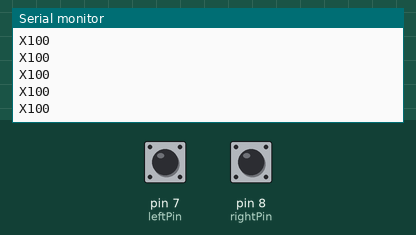
The sketch below on a simulated Arduino Uno, built with avr-gcc and run on an emulated ATmega328P. On the bench: the last lines printed to the serial monitor. The test bench sets the inputs (shaded band); at power-on: pin 7 (leftPin) HIGH, pin 8 (rightPin) HIGH.

Above: at 1.2 s.
1.3 s: pin 7 (leftPin) pulled LOW for 0.15 s
At 1.9 s:
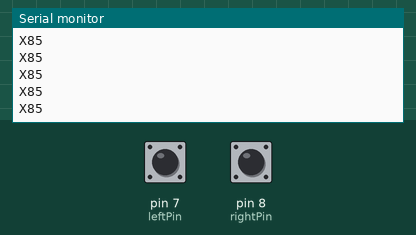
2.9 s: pin 8 (rightPin) pulled LOW for 1 s
At 3.8 s:
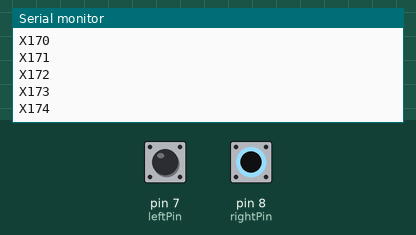
5.4 s: pin 8 (rightPin) pulled LOW for 0.15 s
7.0 s: pin 7 (leftPin) pulled LOW for 1 s
At 7.5 s:
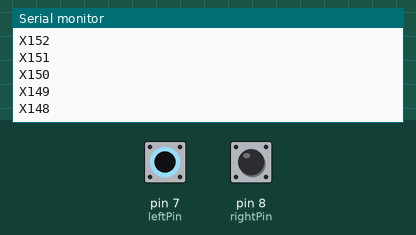
Timing chart, 0 to 10.0 s (numbered marks = the images above; inputs shaded):
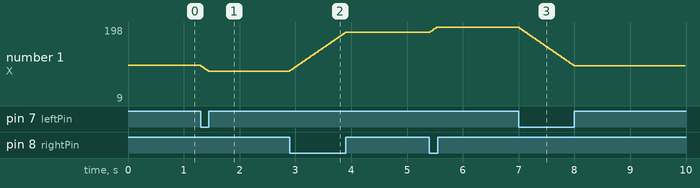

Measured:
- after the input at 1.3 s, the serial monitor: prints a new line at once (image 1)
- after the input at 2.9 s, the serial monitor: prints a new line after 0.15 s (image 2)
- after the input at 7.0 s, the serial monitor: prints a new line after 0.14 s (image 3)
- plotted number 1: 100 → 85 after the input at 1.3 s, 85 → 184 after the input at 2.9 s, 198 → 9 after the input at 7.0 s

The sketch:

CarGamePedals.ino
```cpp
/* Open Source DEV workshop - 3 february 2023
 * Made by Daniëlle Kwakkel
 */

int leftButtonState;
int rightButtonState;
int leftPin = 7;
int rightPin = 8;

int counter = 100;

void setup() {
  Serial.begin(9600);
  pinMode(leftPin, INPUT_PULLUP);
  pinMode(rightPin, INPUT_PULLUP);
}

void loop() {
  leftButtonState = digitalRead(leftPin);
  rightButtonState = digitalRead(rightPin);

  //printOutputs(leftButtonState, rightButtonState); // for debugging

  if ((leftButtonState == 0) && (rightButtonState != 0)){
    if (counter > 0){
    counter -= 1;
    }
  } else if ((leftButtonState != 0) && (rightButtonState == 0)){
    if (counter < 200){
      counter++;
      }
  }

  Serial.print("X");
  Serial.println(counter);
  delay(10);
}

void printOutputs(int left, int right){
  Serial.print("Left: "); Serial.println(left);
  Serial.print("Right: "); Serial.println(right);
}
```
